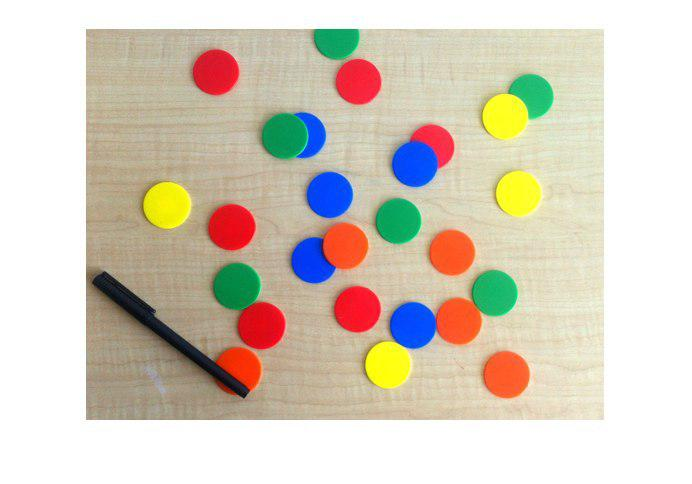
//> input picture RegionGrowing/photo_2019-06-02_09-43-33.jpg, 692 x 484 px
$ ./houghCerchi ../../RegionGrowing/photo_2019-06-02_09-43-33.jpg 100 100 100   (built with g++ and OpenCV 4)
//> lines starting //> are read from the running program, lines starting //| are printed output that depends on the picture; after the words box and inside, x2 and y2 are one past the last pixel; in counts of white or black regions, pixels touching at a corner belong together
#include<iostream>
#include<opencv2/opencv.hpp>
#include<cmath>
#include<vector>
#define GRADI 180
#define RAD CV_PI/180


using namespace std;
using namespace cv;

void HoughTransform(Mat output, Mat img, int threshold, int minRad, int maxRad);

int main(int argc, char* argv[])
{
    if(argc != 5)
    {
        cerr << "Utilizza: <nome eseguibile> <path immagine> <threshold hough> <minRad> <maxRad>" << endl;
        exit(1);
    }

    Mat image = imread( argv[1], IMREAD_GRAYSCALE ); /// imread_color
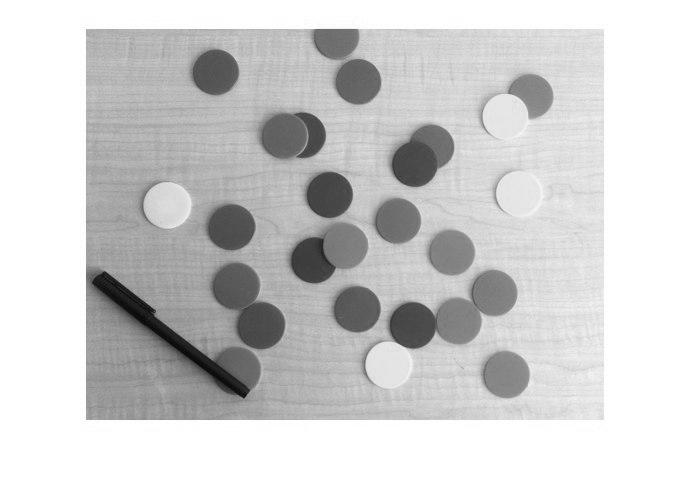
//> image: 484 rows x 692 cols, CV_8UC1; min 0, max 255, mean 206.5
    Mat canny, gauss, result;
    int threshold = atoi( argv[2] );
//> threshold = 100
    int minRad = atoi(argv[3]);
//> minRad = 100
    int maxRad = atoi(argv[4]);
//> maxRad = 100

    if( image.data == nullptr)
    {
        cerr << "Errore apertura immagine" << endl;
        exit(1);
    }

    namedWindow("Immagine Originale", WINDOW_NORMAL);
    imshow("Immagine Originale", image);

/////////////////////////////////////////// da utilizzare se l'immagine di input viene ottenuta a colori
    //Mat gray_temp = image.clone();
    //cvtColor(image, gray_temp, COLOR_BGR2GRAY);
    /////////////////////////////////////////////////////

    GaussianBlur( image, gauss, Size(5,5), 1.4 ); ///gray_temp = image
    Canny( gauss, canny, 100, 150, 3 );
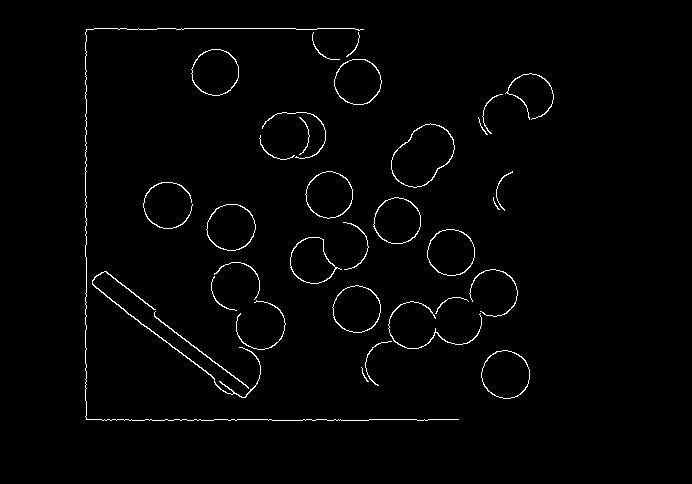
//> canny: 484 rows x 692 cols, CV_8UC1; 1.6% white in thin lines or dots, all inside (x1, y1, x2, y2) = (85, 28, 554, 421)

    HoughTransform(image, canny, threshold, minRad, maxRad);


    waitKey();

    return 0;
}

void HoughTransform( Mat output, Mat img, int threshold, int minRad, int maxRad)
{
//> called with threshold = 100, minRad = 100, maxRad = 100
    int i,j,r;

    //In Hough per cerchi l'accumulatore è tridimensionale
    //Prima dimensione = (maxRad-minRad)+1 Seconda Dim= img.rows Terza Dim= img.cols
    vector<vector<vector<int> > > accumulatore;
    accumulatore.resize( (maxRad-minRad) + 1 );
//> accumulatore = 1 item


    // inizializzazione accumulatore
    for(r = 0; r < (maxRad-minRad)+1; r++)
        accumulatore.at(r).resize(img.rows);
//> this loop made 1 pass

    for(r = 0; r < (maxRad-minRad)+1; r++)
        for(i = 0; i < img.rows; i++)
            accumulatore.at(r).at(i).resize(img.cols);

    for(r = 0; r < (maxRad-minRad)+1; r++)
        for(i = 0; i < img.rows; i++)
            for(j = 0; j < img.cols; j++)
                accumulatore.at(r).at(i).at(j) = 0;


    /*
        Per ogni pixel valido dell'immagine di input, che è stata sottoposta al Canny edge detector, e che quindi ha
        solo i pixel di bordo con valore > 250, eseguiamo un ciclo per tutti i raggi possibili dei cerchi da trovare,
        range di raggi he viene  specificato dall'utente. Poichè nello spazio dei parametri abbiamo che a e b sono le coordinate
        del centro del cerchio nello spazio immagine. Poichè più punti nello SI appartenenti ad uno stesso cerchio producono
        gli stessi risultati nello SP, alla fine i centri più votati in SP sono più probabilmente cerchi reali nell'immagine.
        poichè gli assi cartesiani in una immagine sono invertiti, e poichè le formule per trasformare le coordinate di un punto
        in polari sono a = x - R*cos(theta), b = y - R*sin(theta) a queste due formule per x ed y sostituiamo gli indice che,
        rispettivamente, scorrono le colonne e le righe della matrice che rappresena l'immagine.
        Dopo aver effettuato un controllo sul valore di questi due risultati, viene incrementato il corrispettivo elemento
        nella matrice dell'accumulatore. In questo modo, più punti fanno parte dello stesso cerchio, maggiore sarà l'elemento contenuto in
        una posizione dell'accumulatore.
    */
    for(int i = 0; i < img.rows; i++)
        for(int j = 0; j < img.cols; j++)
            if(img.at<uchar>(i,j) > 250 )
                for(r = minRad; r < maxRad; r++)
                    for(int t = 0; t < 360; t++)
                    {
                        int a = ( j -  r * cos(t * CV_PI/180) );
                        int b = ( i -  r * sin(t * CV_PI/180) );
                        if( (a > 0) && (b > 0) && (a < img.cols) && (b < img.rows))
                            accumulatore.at(r-minRad).at(b).at(a)++;
                    }

    //Dichiariamo un vector di Vec3f che rappresenta i cerchi da mostrare sull'immagine
    vector<Vec3f> cerchi;

    // per ogni elemento contenuto nell'accumulatore viene controllato se il suo valore è maggiore o ugulae della soglia
    // stabilita. in caso affermativo viene aggiunto un nuovo elemento al vector, contenente le tre componenti del cerchio.
    for(r=0; r< (maxRad-minRad)+1; r++)
        for(i=0; i<img.rows; i++)
            for(j=0; j<img.cols; j++)
                if( accumulatore.at(r).at(i).at(j) >= threshold)
                {
                    Vec3f c(r+minRad, i, j);
                    cerchi.push_back( c );
                }


    //Mat mask = Mat::zeros(output.size(), output.type());/////////////
    //cvtColor(mask, mask, COLOR_GRAY2BGR); // da usare se l'output è in scala di grigio
    cvtColor(output, output, COLOR_GRAY2BGR);
    for(i=0; i<cerchi.size(); i++)
    {
        Point centro(cvRound(cerchi[i][2]), cvRound(cerchi[i][1]));
        int raggio = cvRound(cerchi[i][0]);

        circle(output, centro, raggio, Scalar(0,0,255), 1, 8, 0);
        //circle(mask, centro, raggio, Scalar(0,0,255), -1, 8, 0); cerchio pieno da disegnare sulla maschera
    }
//> this loop made 0 passes


    namedWindow("Hough Cerchi", WINDOW_NORMAL);
    imshow("Hough Cerchi", output);
}
